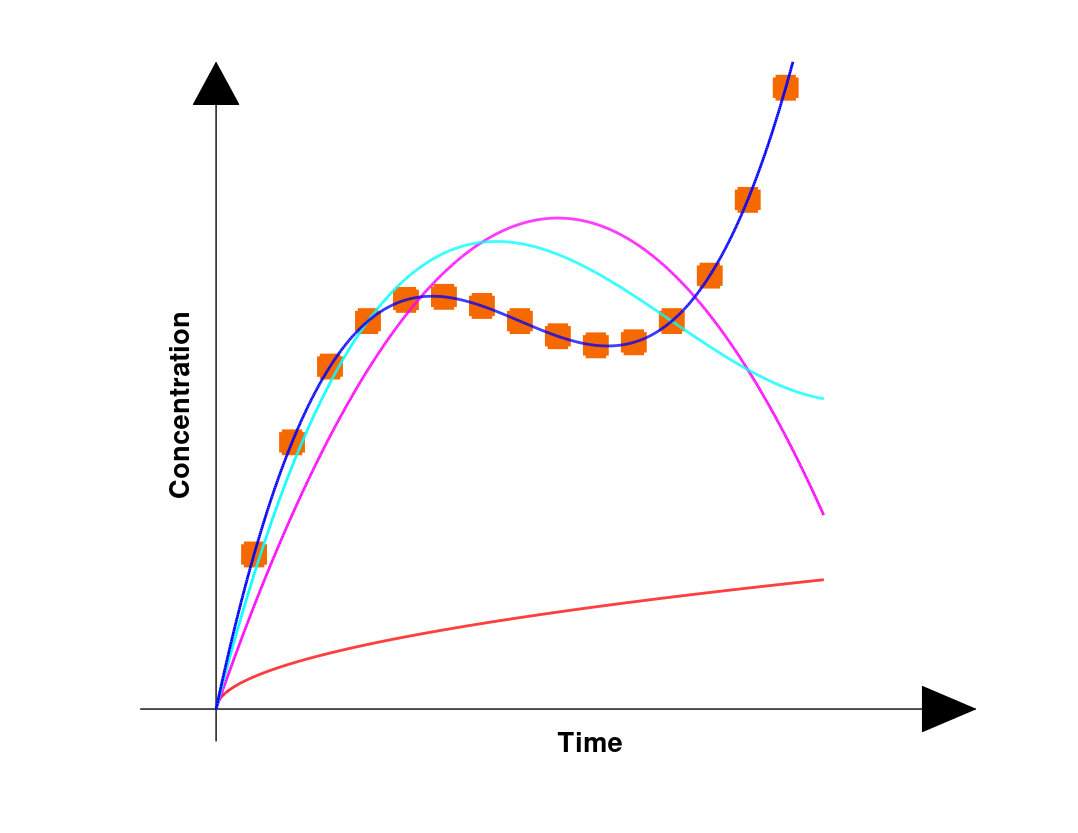

This chart was generated by the following MATLAB code:
% Flow Chart
clc;

iSubFigure = 2;
gca_interface = 'off';


%% SubFigure 2.3 - Visualization of an examplary experimental data time course
if iSubFigure == 1

    t = linspace(0,4,1000);
    t_data = linspace(0.25,3.75,15);
    
    figure
    line([0 0], [-0.5 10], 'Color', 'black', 'Linestyle', '-', 'LineWidth', 1)
    line([-0.5 5], [0 0], 'Color', 'black', 'Linestyle', '-', 'LineWidth', 1)
    patch([4.65,4.65,5], [-0.35,0.35,-0], 'black')
    patch([-0.15,0.15,0], [9.35,9.35,10], 'black')
    
    hold on
    plot(t_data, (t_data-1).*(t_data-2).*(t_data-3) + 6, 's', 'MarkerFaceColor', [0.96, 0.41, 0], 'MarkerSize', 15, 'color', [0.96, 0.41, 0], 'LineWidth', 4)
    
    text(2.25, -0.5, 'Time', 'FontSize', 20, 'FontWeight', 'bold')
    text(-0.25, 3.25, 'Concentration', 'Rotation', 90, 'FontSize', 20, 'FontWeight', 'bold')
        
    % axes properties
    axis([-0.5, 5, -0.5, 10])
    set(gca,'visible',gca_interface)
    
    % save figure as pdf
    h=gcf;
    set(h,'PaperOrientation','landscape');
    set(h,'PaperUnits','normalized');
    set(h,'PaperPosition', [0 0 1 1]);
    print(gcf, '-dpdf', 'Figure_FlowChart_1.pdf')


%% SubFigure 2.3 - Visualization of examplary trajectories that try to fit the previous experimental data time course
elseif iSubFigure == 2

    t = linspace(0,4,1000);
    t_data = linspace(0.25,3.75,15);
    
    figure
    line([0 0], [-0.5 10], 'Color', 'black', 'Linestyle', '-', 'LineWidth', 1)
    line([-0.5 5], [0 0], 'Color', 'black', 'Linestyle', '-', 'LineWidth', 1)
    patch([4.65,4.65,5], [-0.35,0.35,-0], 'black')
    patch([-0.15,0.15,0], [9.35,9.35,10], 'black')
    
    hold on
    plot(t_data, (t_data-1).*(t_data-2).*(t_data-3) + 6, 's', 'MarkerFaceColor', [0.96, 0.41, 0], 'MarkerSize', 15, 'color', [0.96, 0.41, 0], 'LineWidth', 4)
    plot(t,sqrt(t), 'Color', 'red', 'LineWidth', 2)
    plot(t,-1.5*(t-2.25).^2 + 7.5938, 'Color', '#FF00FF', 'LineWidth', 2)
    plot(t,0.4*(t-1).*(t-3).*(t-5) + 6, 'Color', '#00FFFF', 'LineWidth', 2)
    plot(t,(t-1).*(t-2).*(t-3) + 6, 'Color', 'blue', 'LineWidth', 2)
    
    text(2.25, -0.5, 'Time', 'FontSize', 20, 'FontWeight', 'bold')
    text(-0.25, 3.25, 'Concentration', 'Rotation', 90, 'FontSize', 20, 'FontWeight', 'bold')
        
    % axes properties
    axis([-0.5, 5, -0.5, 10])
    set(gca,'visible',gca_interface)
    
    % save figure as pdf
    h=gcf;
    set(h,'PaperOrientation','landscape');
    set(h,'PaperUnits','normalized');
    set(h,'PaperPosition', [0 0 1 1]);
    print(gcf, '-dpdf', 'Figure_FlowChart_3.pdf')

end
